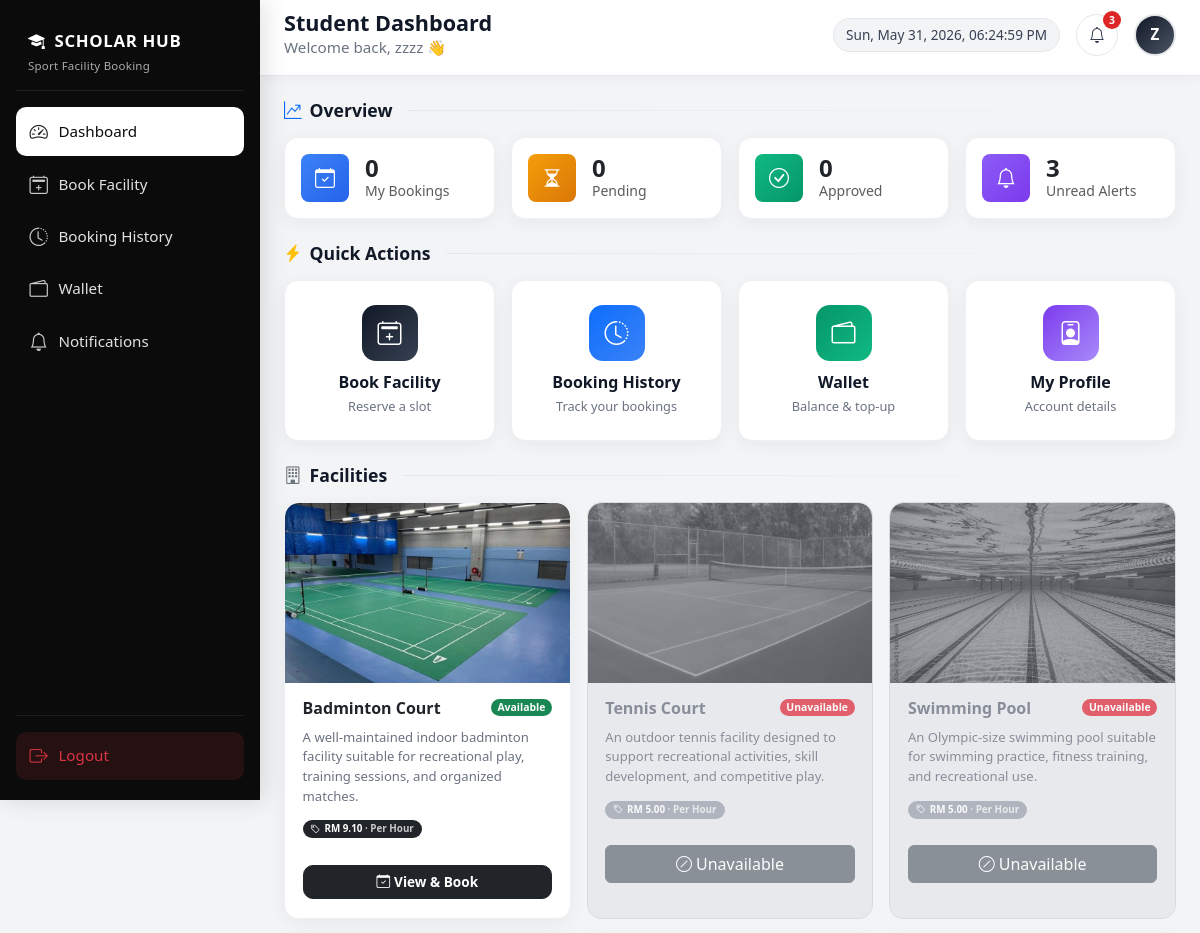
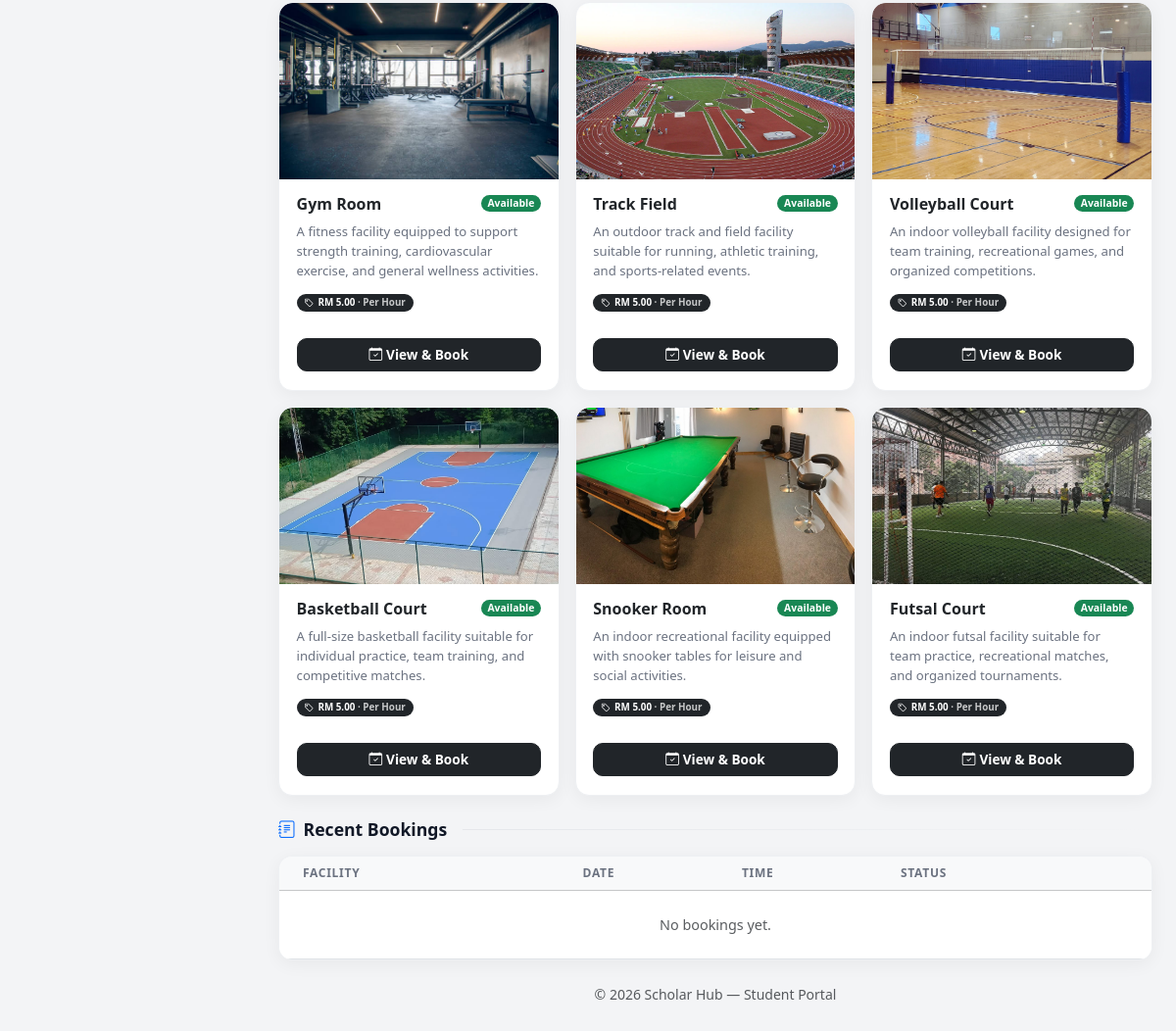
/student_dashboard.php (signed in), run on the app's committed database (2 pictures, top to bottom).
### tables this page shows
CREATE TABLE `facilities` (
  `facility_id` int(11) NOT NULL,
  `facility_name` varchar(100) NOT NULL,
  `facility_type` varchar(50) NOT NULL,
  `description` text DEFAULT NULL,
  `image` varchar(255) DEFAULT NULL,
  `location` varchar(100) DEFAULT NULL,
  `opening_time` time DEFAULT NULL,
  `closing_time` time DEFAULT NULL,
  `status` enum('active','maintenance','closed') DEFAULT 'active',
  `created_at` timestamp NOT NULL DEFAULT current_timestamp(),
  `price_amount` decimal(10,2) NOT NULL DEFAULT 5.00,
  `price_mode` enum('hourly','entry') NOT NULL DEFAULT 'hourly',
  `rules` text DEFAULT NULL
);

### student_dashboard.php (the view, shortened to what the rows shown need)
<?php
require_once __DIR__ . '/includes/facility_pricing.php';
require_once __DIR__ . '/includes/dashboard_stats.php';
require_once __DIR__ . '/includes/facility_admin_helpers.php';
$facilities = facilities_fetch_student_cards($conn);
?>
<!DOCTYPE html>
<html lang="en">
<head>
    <link href="https://cdn.jsdelivr.net/npm/bootstrap@5.3.3/dist/css/bootstrap.min.css" rel="stylesheet">
    <link href="https://cdn.jsdelivr.net/npm/bootstrap-icons@1.11.3/font/bootstrap-icons.css" rel="stylesheet">
</head>
<body>
<div class="main-wrap" id="mainWrap">
    <main class="content-area">
        <h2 class="section-title"><i class="bi bi-graph-up-arrow text-primary"></i> Overview</h2>
        <h2 class="section-title"><i class="bi bi-lightning-charge-fill text-warning"></i> Quick Actions</h2>
        <h2 class="section-title"><i class="bi bi-building text-secondary"></i> Facilities</h2>
        <?php if (empty($facilities)): ?>
            <div class="card-soft p-4 text-center text-muted">No facilities configured yet.</div>
        <?php else: ?>
        <div class="row g-3 mb-4">
            <?php foreach ($facilities as $f): ?>
            <?php $can_book = !empty($f['bookable']); ?>
            <div class="col-12 col-sm-6 col-lg-4">
                <a href="<?php echo htmlspecialchars($f['detail_url'], ENT_QUOTES, 'UTF-8'); ?>" class="facility-card-link d-block h-100<?php echo $can_book ? '' : ' facility-unavailable'; ?>">
                    <div class="card-soft overflow-hidden h-100">
                        <div class="facility-img">
                            <img
                                src="<?php echo htmlspecialchars($f['image'], ENT_QUOTES, 'UTF-8'); ?>"
                                alt="<?php echo htmlspecialchars($f['name'], ENT_QUOTES, 'UTF-8'); ?>"
                                loading="lazy"
                            >
                        </div>
                        <div class="facility-body">
                            <div class="d-flex justify-content-between align-items-start gap-2 mb-1">
                                <h6><?php echo htmlspecialchars($f['name'], ENT_QUOTES, 'UTF-8'); ?></h6>
                                <span class="badge <?php echo htmlspecialchars($f['status_class'], ENT_QUOTES, 'UTF-8'); ?> rounded-pill" style="font-size: 0.65rem;">
                                    <?php echo htmlspecialchars($f['status'], ENT_QUOTES, 'UTF-8'); ?>
                                </span>
                            </div>
                            <p><?php echo htmlspecialchars($f['desc'], ENT_QUOTES, 'UTF-8'); ?></p>
                            <?php
                            $fp = facility_pricing_get($f['facility_type'] ?? '', $conn);
                            if ($fp !== null):
                            ?>
                            <p class="small mb-2">
                                <span class="badge bg-dark rounded-pill px-2 py-1">
                                    <i class="bi bi-tag me-1"></i><?php echo htmlspecialchars(facility_pricing_format_rm((float) $fp['amount']), ENT_QUOTES, 'UTF-8'); ?>
                                    <span class="opacity-75"> · <?php echo htmlspecialchars($fp['label'], ENT_QUOTES, 'UTF-8'); ?></span>
                                </span>
                            </p>
                            <?php endif; ?>
                            <?php if ($can_book): ?>
                            <span class="btn btn-dark w-100 btn-book d-inline-flex align-items-center justify-content-center">
                                <i class="bi bi-calendar-check me-1"></i> View &amp; Book
                            </span>
                            <?php else: ?>
                            <span class="btn btn-secondary w-100 d-inline-flex align-items-center justify-content-center">
                                <i class="bi bi-slash-circle me-1"></i> Unavailable
                            </span>
                            <?php endif; ?>
                        </div>
                    </div>
                </a>
            </div>
            <?php endforeach; ?>
        </div>
        <?php endif; ?>
        <h2 class="section-title"><i class="bi bi-journal-text text-primary"></i> Recent Bookings</h2>
        <div class="card-soft p-0 overflow-hidden">
            <div class="table-responsive">
                <table class="table table-modern table-hover align-middle mb-0">
                    <thead class="table-light">
                        <tr>
                            <th class="ps-4">Facility</th>
                            <th>Date</th>
                            <th>Time</th>
                            <th class="pe-4">Status</th>
                        </tr>
                    </thead>
                </table>
            </div>
        </div>
    </main>
</div>
</body>
</html>

### data on the page
facilities: image (picture), facility_name "Badminton Court", status "Available", description "A well-maintained indoor badminton facility suitable for recreational play, training sessions, and organized matches.", amount "RM 9.10", label "Per Hour", shows "View & Book"
facilities: image (picture), facility_name "Tennis Court", status "Unavailable", description "An outdoor tennis facility designed to support recreational activities, skill development, and competitive play.", amount "RM 5.00", label "Per Hour"
facilities: image (picture), facility_name "Swimming Pool", status "Unavailable", description "An Olympic-size swimming pool suitable for swimming practice, fitness training, and recreational use.", amount "RM 5.00", label "Per Hour"
facilities: image (picture), facility_name "Gym Room", status "Available", description "A fitness facility equipped to support strength training, cardiovascular exercise, and general wellness activities.", amount "RM 5.00", label "Per Hour", shows "View & Book"
facilities: image (picture), facility_name "Track Field", status "Available", description "An outdoor track and field facility suitable for running, athletic training, and sports-related events.", amount "RM 5.00", label "Per Hour", shows "View & Book"
facilities: image (picture), facility_name "Volleyball Court", status "Available", description "An indoor volleyball facility designed for team training, recreational games, and organized competitions.", facility_id "RM 5.00", label "Per Hour", shows "View & Book"
facilities: image (picture), facility_name "Basketball Court", status "Available", description "A full-size basketball facility suitable for individual practice, team training, and competitive matches.", amount "RM 5.00", label "Per Hour", shows "View & Book"
facilities: image (picture), facility_name "Snooker Room", status "Available", description "An indoor recreational facility equipped with snooker tables for leisure and social activities.", amount "RM 5.00", label "Per Hour", shows "View & Book"
facilities: image (picture), facility_name "Futsal Court", status "Available", description "An indoor futsal facility suitable for team practice, recreational matches, and organized tournaments.", amount "RM 5.00", label "Per Hour", shows "View & Book"

### other printed values
$student_name "zzzz"
$student_notif_unread "3"
$ini "Z"
$s['value'] "0"
$s['label'] "My Bookings"
$s['label'] "Pending"
$s['label'] "Approved"
$s['value'] "3"
$s['label'] "Unread Alerts"
